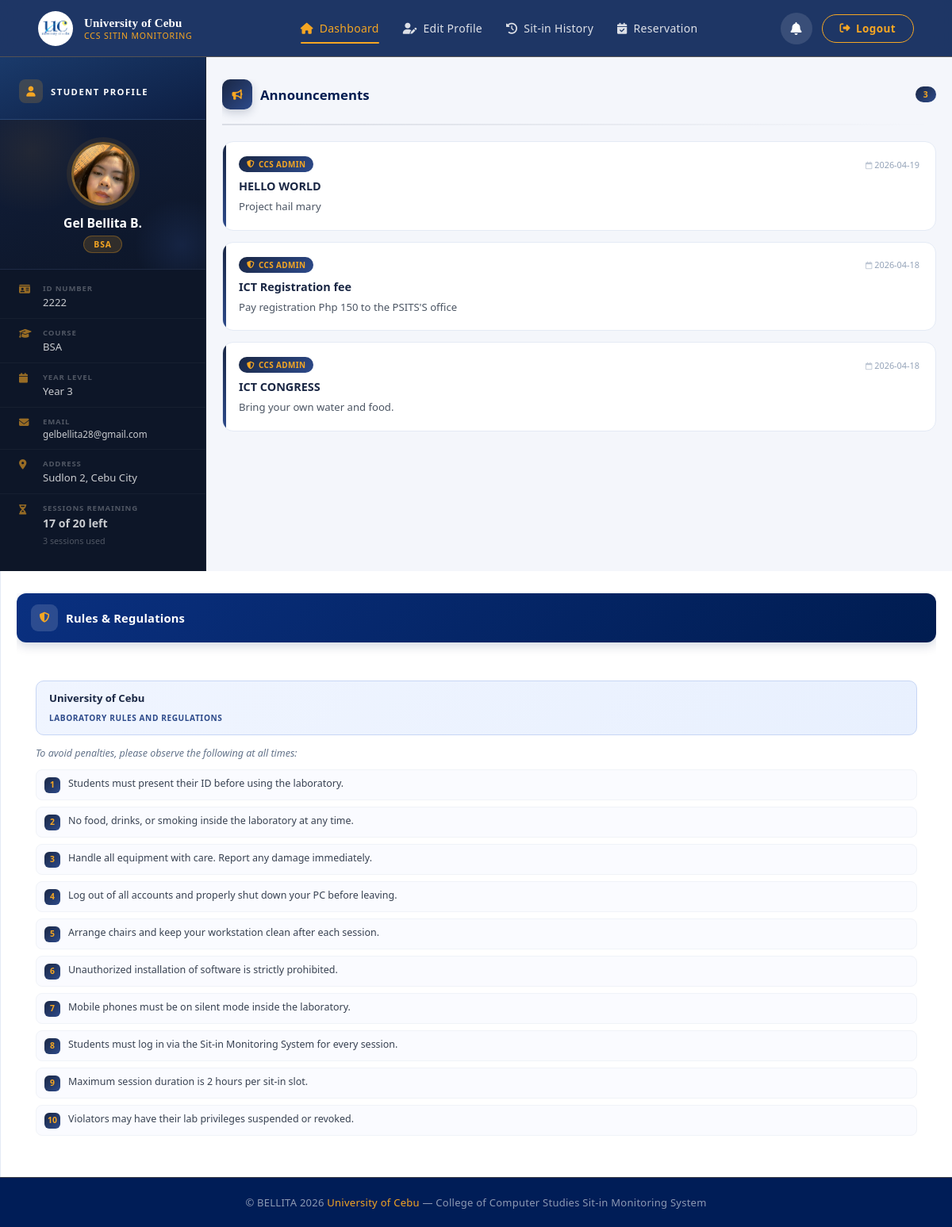
/student/dashboard (signed in), run on the app's committed database.
### tables this page shows
CREATE TABLE users (
            idNumber      TEXT PRIMARY KEY,
            firstName     TEXT,
            middleName    TEXT,
            lastName      TEXT,
            email         TEXT UNIQUE,
            yearLevel     TEXT,
            course        TEXT,
            address       TEXT,
            password      TEXT,
            profileImage  TEXT,
            sessions      INTEGER DEFAULT 30
        );

CREATE TABLE announcements (
            id        INTEGER PRIMARY KEY AUTOINCREMENT,
            title     TEXT,
            content   TEXT,
            createdBy TEXT,
            createdAt DATETIME DEFAULT CURRENT_TIMESTAMP
        );

### app.py (the view)
@app.route("/student/dashboard")
@login_required
def dashboard():
    conn          = get_db_connection()
    user          = conn.execute("SELECT * FROM users WHERE idNumber = ?", (session["user_id"],)).fetchone()
    announcements = conn.execute("SELECT * FROM announcements ORDER BY createdAt DESC").fetchall()
    notifications = conn.execute(
        "SELECT * FROM notifications WHERE userId = ? AND isRead = 0 ORDER BY createdAt DESC",
        (session["user_id"],)
    ).fetchall()
    conn.close()
    return render_template("student/dashboard.html", user=user, announcements=announcements,
                           notifications=notifications)

### app.py (called while the page is built)
def get_db_connection():
    conn = sqlite3.connect("SitIn.db")
    conn.row_factory = sqlite3.Row
    conn.execute("PRAGMA journal_mode=WAL")
    return conn

def login_required(f):
    from functools import wraps
    @wraps(f)
    def decorated(*args, **kwargs):
        if "user_id" not in session:
            flash("Please log in to continue.", "error")
            return redirect(url_for("login"))
        return f(*args, **kwargs)
    return decorated

@app.context_processor
def inject_admin_notifs():
    if session.get("is_admin"):
        return get_admin_notification_counts()
    return {"new_reservations": 0, "new_feedbacks": 0}

### templates/student/dashboard.html (shortened to what this page needs)
{% extends 'student/studentLayout.html' %}
{% block page_styles %}
<link rel="stylesheet" href="{{ url_for('static', filename='css/dashboard.css') }}">
{% endblock %}
{% block content %}
<div class="dash-grid">
    <aside class="student-card">
        <div class="card">
            <div class="card-header ch-navy">
                <div class="card-header-icon">
                    <i class="fa-solid fa-user"></i>
                </div>
                <span class="card-title">Student Profile</span>
            </div>
            <div class="card-body">
                <div class="student-avatar-wrap">
                    {% if user['profileImage'] %}
                    <img src="{{ url_for('static', filename='images/uploads/' + user['profileImage']) }}"
                         alt="Profile" class="student-avatar">
                    {% else %}
                    <div class="student-avatar-placeholder">
                        {{ user['firstName'][0]|upper }}{{ user['lastName'][0]|upper }}
                    </div>
                    {% endif %}
                    <div class="student-name">
                        {{ user['firstName'] }} {{ user['lastName'] }}
                        {% if user['middleName'] %} {{ user['middleName'] }}{% endif %}
                    </div>
                    <div class="student-course-badge">{{ user['course'] }}</div>
                </div>
                {% set sess_max = 30 if user['course'] in ('BSIT', 'BSCS') else 20 %}
                {% set sess = user['sessions'] if user['sessions'] is not none else sess_max %}
                {% set sess_used = sess_max - sess %}
                <div class="info-list">
                    <div class="info-row">
                        <i class="fa-solid fa-id-card"></i>
                        <div>
                            <span class="info-label">ID Number</span>
                            <span class="info-value">{{ user['idNumber'] }}</span>
                        </div>
                    </div>
                    <div class="info-row">
                        <i class="fa-solid fa-graduation-cap"></i>
                        <div>
                            <span class="info-label">Course</span>
                            <span class="info-value">{{ user['course'] }}</span>
                        </div>
                    </div>
                    <div class="info-row">
                        <i class="fa-solid fa-calendar"></i>
                        <div>
                            <span class="info-label">Year Level</span>
                            <span class="info-value">Year {{ user['yearLevel'] }}</span>
                        </div>
                    </div>
                    <div class="info-row">
                        <i class="fa-solid fa-envelope"></i>
                        <div>
                            <span class="info-label">Email</span>
                            <span class="info-value info-email">{{ user['email'] }}</span>
                        </div>
                    </div>
                    <div class="info-row">
                        <i class="fa-solid fa-location-dot"></i>
                        <div>
                            <span class="info-label">Address</span>
                            <span class="info-value">{{ user['address'] or '—' }}</span>
                        </div>
                    </div>
                    <div class="info-row sessions-text-row">
                        <i class="fa-solid fa-hourglass-half"></i>
                        <div class="sessions-plain">
                            <span class="sessions-plain-label">Sessions Remaining</span>
                            <span class="sessions-plain-value">
                                {{ sess }} of {{ sess_max }} left
                            </span>
                            <span class="sessions-plain-note">{{ sess_used }} session{{ 's' if sess_used != 1 }} used</span>
                        </div>
                    </div>
                </div>
            </div>
        </div>
    </aside>
    <section class="announcements-col">
        <div class="card">
            <div class="card-header ch-gold">
                <div class="card-header-icon">
                    <i class="fa-solid fa-bullhorn"></i>
                </div>
                <span class="card-title">Announcements</span>
                {% if announcements %}
                <span class="ann-count-badge">{{ announcements|length }}</span>
                {% endif %}
            </div>
            <div class="card-body">
                {% if announcements %}
                    {% for ann in announcements %}
                    <div class="announcement-item">
                        <div class="ann-meta">
                            <span class="ann-author">
                                <i class="fa-solid fa-shield-halved"></i> CCS Admin
                            </span>
                            <span class="ann-date">
                                <i class="fa-regular fa-calendar" style="font-size:.6rem;opacity:.6"></i>
                                {{ ann['createdAt'][:10] }}
                            </span>
                        </div>
                        {% if ann['title'] %}
                        <div class="ann-title">{{ ann['title'] }}</div>
                        {% endif %}
                        <div class="ann-body">{{ ann['content'] }}</div>
                    </div>
                    {% endfor %}
                {% else %}
                    <div class="empty-state">
                        <i class="fa-regular fa-bell-slash"></i>
                        <p>No announcements yet</p>
                        <small>Check back later for updates from the admin.</small>
                    </div>
                {% endif %}
            </div>
        </div>
    </section>
    <aside class="rules-col">
        <div class="card">
            <div class="card-header ch-blue">
                <div class="card-header-icon">
                    <i class="fa-solid fa-shield-halved"></i>
                </div>
                <span class="card-title">Rules &amp; Regulations</span>
            </div>
            <div class="card-body">
                <div class="rules-header-block">
                    <strong>University of Cebu</strong>
                    <span class="rules-heading-label">Laboratory Rules and Regulations</span>
                </div>
                <p class="rules-intro">To avoid penalties, please observe the following at all times:</p>
                <ol class="rules-list">
                    <li>Students must present their ID before using the laboratory.</li>
                    <li>No food, drinks, or smoking inside the laboratory at any time.</li>
                    <li>Handle all equipment with care. Report any damage immediately.</li>
                    <li>Log out of all accounts and properly shut down your PC before leaving.</li>
                    <li>Arrange chairs and keep your workstation clean after each session.</li>
                    <li>Unauthorized installation of software is strictly prohibited.</li>
                    <li>Mobile phones must be on silent mode inside the laboratory.</li>
                    <li>Students must log in via the Sit-in Monitoring System for every session.</li>
                    <li>Maximum session duration is 2 hours per sit-in slot.</li>
                    <li>Violators may have their lab privileges suspended or revoked.</li>
                </ol>
            </div>
        </div>
    </aside>
</div>
{% endblock %}

### static/css/student_layout.css (style rules this page uses)
*, *::before, *::after { margin: 0; padding: 0; box-sizing: border-box; }
:root { --navy: #001c50; --navy-mid: #001d57; --navy-light: #0a3080; --gold: #F5A623; --gold-dark: #e09410; --gold-pale: rgba(245, 166, 35, 0.13); --gold-border: rgba(245, 166, 35, 0.25); --white: #ffffff; --surface: #f0f4fb; --surface-card:#ffffff; --border: rgba(10, 22, 40, 0.08); --text-body: #1a2340; --text-muted: #6b7a99; --topnav-h: 72px; --radius: 14px; --shadow: 0 2px 16px rgba(10,22,40,0.08); --shadow-md: 0 4px 28px rgba(10,22,40,0.12); }
html { scroll-behavior: smooth; }
body { font-family: system-ui, -apple-system, BlinkMacSystemFont, "Segoe UI", Roboto, Arial, sans-serif; background: var(--surface); color: var(--text-body); min-height: 100vh; display: flex; flex-direction: column; }
.card { background: var(--surface-card); border-radius: var(--radius); box-shadow: var(--shadow); border: 1px solid var(--border); overflow: hidden; }
.card-body { padding: 24px; }
.card-header { display: flex; align-items: center; gap: 10px; padding: 14px 20px; border-bottom: 1px solid var(--border); }
.card-header-icon { width: 28px; height: 28px; border-radius: 7px; display: flex; align-items: center; justify-content: center; flex-shrink: 0; background: var(--gold-pale); color: var(--gold-dark); }
.card-header-icon i { font-size: 13px; }
.card-title { font-size: 14px; font-weight: 700; color: var(--navy); }
.card-header.ch-navy { background: var(--navy); border-bottom: none; }
.card-header.ch-navy .card-title { color: var(--white); }
.card-header.ch-navy .card-header-icon { background: rgba(255,255,255,0.12); color: var(--gold); }
.card-header.ch-gold { background: linear-gradient(135deg, #F5A623 0%, #e09410 100%); border-bottom: none; }
.card-header.ch-gold .card-title { color: var(--navy); }
.card-header.ch-gold .card-header-icon { background: rgba(0,0,0,0.12); color: var(--navy); }
.card-header.ch-blue { background: linear-gradient(135deg, #0a3080 0%, #001c50 100%); border-bottom: none; }
.card-header.ch-blue .card-title { color: var(--white); }
.card-header.ch-blue .card-header-icon { background: rgba(255,255,255,0.12); color: var(--gold); }

### data on the page
users: profileImage (picture), firstName "Gel", lastName "Bellita", middleName "B.", course "BSA", idNumber "2222", yearLevel "3", email "gelbellita28@gmail.com", address "Sudlon 2, Cebu City"
announcements: createdAt "2026-04-19", title "HELLO WORLD", content "Project hail mary"
announcements: createdAt "2026-04-18", title "ICT Registration fee", content "Pay registration Php 150 to the PSITS'S office"
announcements: createdAt "2026-04-18", title "ICT CONGRESS", content "Bring your own water and food."

### other printed values
{{ sess }} "17"
{{ sess_max }} "20"
{{ sess_used }} "3"
{{ 's' if sess_used != 1 }} "s"
{{ announcements|length }} "3"
